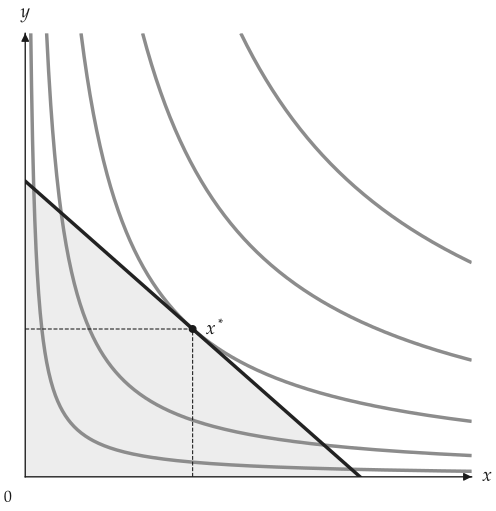

Reproduce this figure in Python.
from utility_viz import Canvas, Config, levels, solve
from utility_viz.models import MultiGoodCD

Config.load("manual.toml").use()  # the settings behind this manual's figures

# three goods with z held at 10
model = MultiGoodCD({"x": 0.3, "y": 0.3, "z": 0.4})
two_good_model = model.freeze(z=10.0)
eq = solve(two_good_model, px=2.0, py=3.0, income=30.0)

cvs = Canvas(x_max=20, y_max=15, x_label="$x$", y_label="$y$")
cvs.add_utility(two_good_model, levels=levels.around(eq.utility, n=5))
cvs.add_budget(2.0, 3.0, 30.0, fill=True)
cvs.add_equilibrium(eq)
cvs.save("multigood.png")
